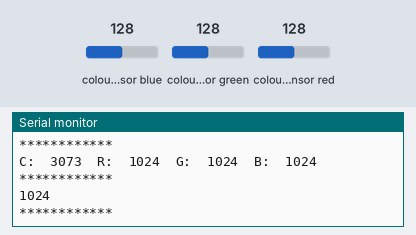
The sketch below on a simulated Arduino Uno, built with avr-gcc and run on an emulated ATmega328P. Parts: the last lines printed to the serial monitor. The test bench sets the inputs (shaded band); at power-on: colour sensor blue 128, colour sensor green 128, colour sensor red 128.

Above: at 11.4 s.
11.5 s: colour sensor blue set to 5
At 17.3 s:
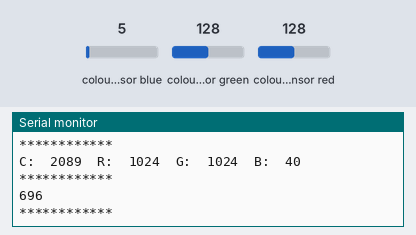
19.6 s: colour sensor green set to 5
At 23.3 s:
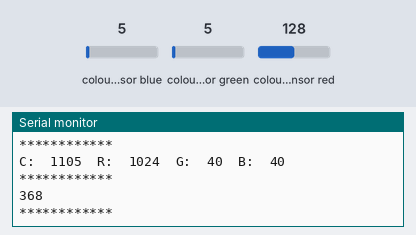
27.7 s: colour sensor red set to 5
At 34.1 s:
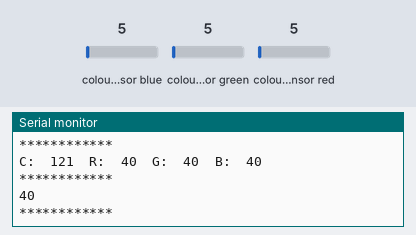
Timing chart, 0 to 35.6 s (numbered marks = the images above; inputs shaded):
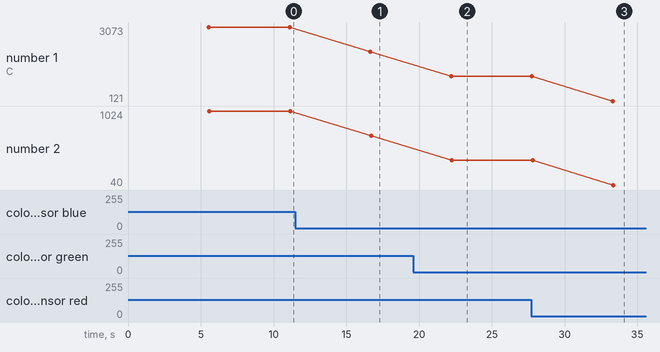

Measured:
- after the input at 11.5 s, the serial monitor: prints a new line after 5.2 s (image 1)
- after the input at 19.6 s, the serial monitor: prints a new line after 2.6 s (image 2)
- after the input at 27.7 s, the serial monitor: prints a new line after 5.6 s (image 3)
- plotted number 1: 3073 → 2089 after the input at 11.5 s, 2089 → 1105 after the input at 19.6 s, 1105 → 121 after the input at 27.7 s
- plotted number 2: 1024 → 696 after the input at 11.5 s, 696 → 368 after the input at 19.6 s

The sketch:

2.ino
```cpp
/*  RGB light sensor demo sketch

 *

 * This sketch gets a color RGB reading from the light sensor

 * on the Adafruit TCS34725 (or equivelant) breakout module.

 *

 * This sketch was adapted from the original that comes with the

 * Adafruit library for Arduino Step by Step by Peter Dalmaris.

 *

 * Components

 * ----------

 *  - Arduino Uno

 *  - Adafruit RGB TCS34725 sensor breakout or equivelant

 *

 *  Libraries

 *  ---------

 *  - Wire

 *  - Adafruit_TCS34725

 *

 * Connections

 * -----------

 *  Break out    |    Arduino Uno

 *  -----------------------------

 *      VIN      |      5V

 *      GND      |      GND

 *      SCL      |      SCL or A5

 *      SDA      |      SDA or A4

 *      LED      |      GND to turn off (or any digital out set to LOW)

 *      INT      |      2 (but not used in this sketch)

 *

 * Other information

 * -----------------

 *  For information on RGB color: https://en.wikipedia.org/wiki/RGB_color_model

 *  For information on color temperature: https://en.wikipedia.org/wiki/Color_temperature

 *  For more information on the breakout see https://www.adafruit.com/product/1334

 *  The repository for the library used is at https://github.com/adafruit/Adafruit_TCS34725

 *

 *

 *

 */
#include <Wire.h>
#include "Adafruit_TCS34725.h"
Adafruit_TCS34725 tcs = Adafruit_TCS34725(TCS34725_INTEGRATIONTIME_50MS, TCS34725_GAIN_4X);
void setup() {
  Serial.begin(9600);
  Serial.println("Color View Test!");
  if (tcs.begin()) {
    Serial.println("Found sensor");
  } else {
    Serial.println("No TCS34725 found ... check your connections");
    while (1); // halt!
  }
}
void loop() {
  uint16_t clear, red, green, blue,Avg;
  tcs.setInterrupt(true);      // turn on LED ==false *** turn off LED== true
  delay(5000);  // takes 500ms to read
  tcs.setInterrupt(false);  // change to act like photo flash
  tcs.getRawData(&red, &green, &blue, &clear);
  delay(500);
  Serial.print("C:\t"); Serial.print(clear);
  Serial.print("\tR:\t"); Serial.print(red);
  Serial.print("\tG:\t"); Serial.print(green);
  Serial.print("\tB:\t"); Serial.println(blue);
  Avg=(red+green+blue)/3;
  Serial.println("************");
  Serial.println(Avg);
  Serial.println("************");
//  if(Avg>=20 && Avg<=24)
//  {
//  Serial.print("\tcolour is Red:\t");
//  }
//  else{
//  Serial.print("\tGarbage:\t");
//  }
}
```
